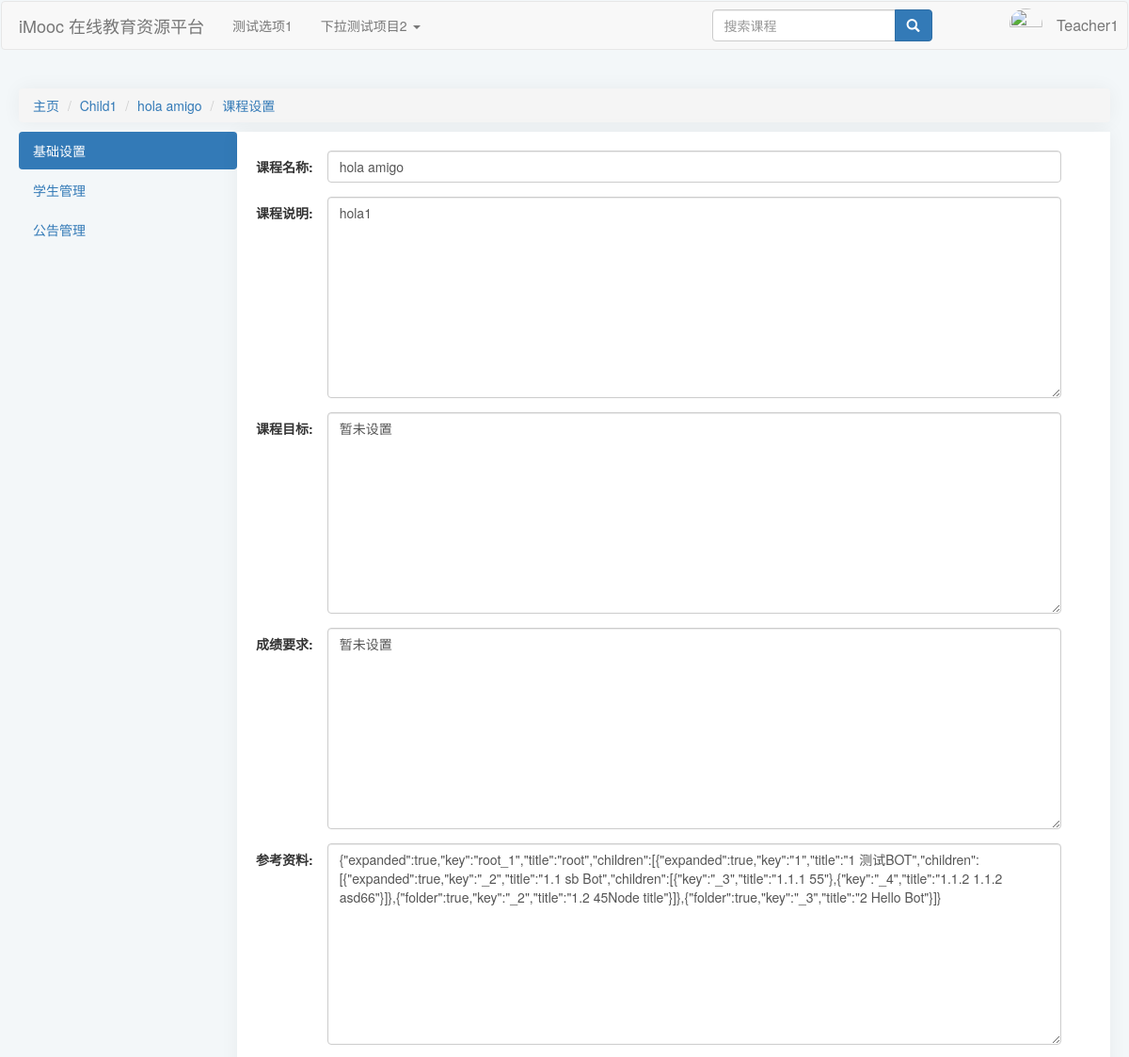
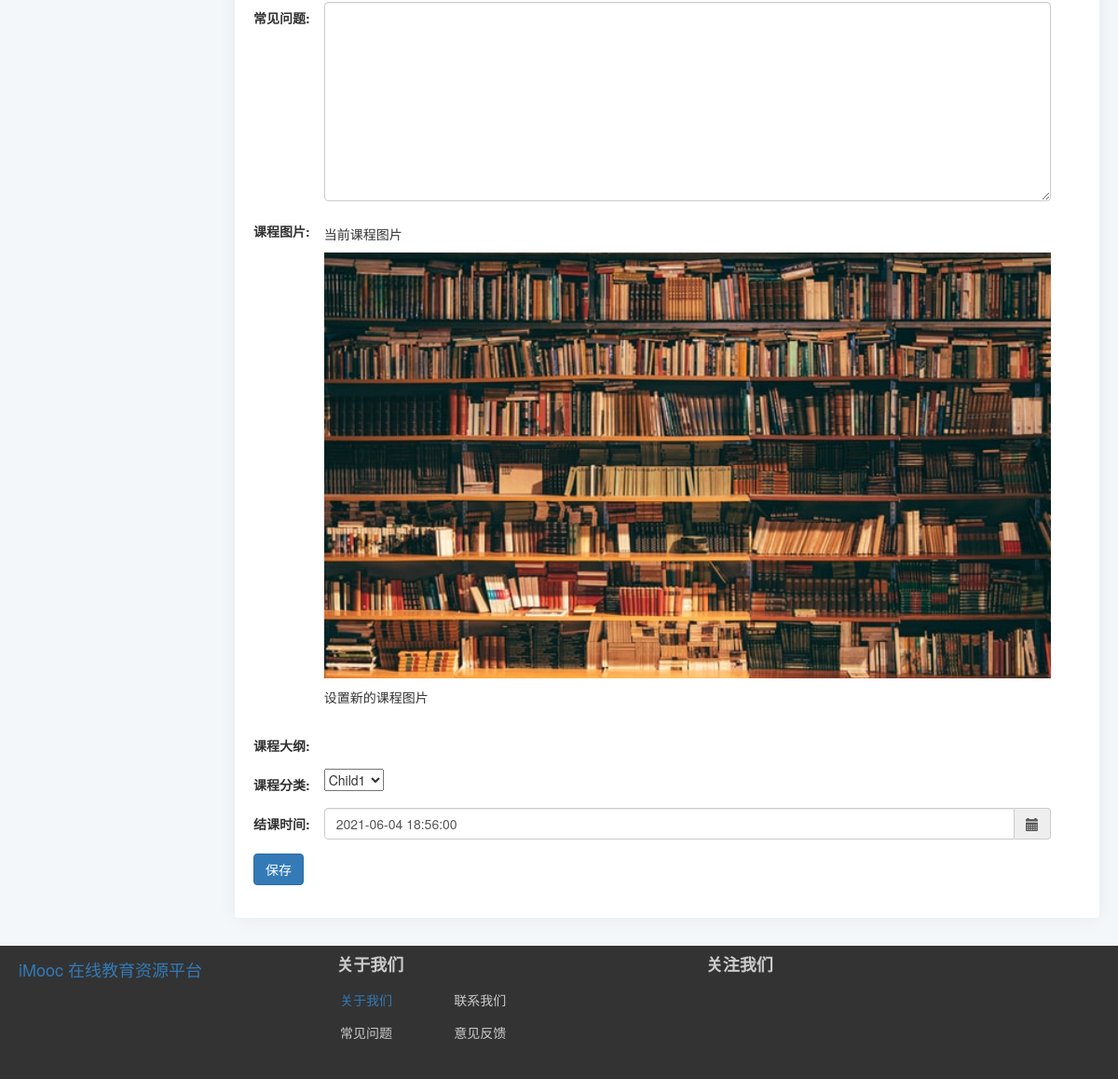
The app's page /course/3/Setting (signed in) with its own data (2 pictures, top to bottom).
### index/models.py (models this page shows, shortened)
class Users(models.Model):
    gender = (
        ("male", "男"),
        ("female", "女"),
        ("default", "保密"),
    )
    access = (
        ("banned", "封禁用户"),
        ("guest", "访客"),
        ("student", "学生"),
        ("teacher", "教师"),
    )
    profile_picture = models.ImageField(
        verbose_name="头像",
        null=True,
        upload_to="avatar",
        blank=True,
        default="avatar/default-profile-picture.jpg",
    )
    name = models.CharField(
        verbose_name="*用户名", max_length=128, unique=True, null=False
    )  # 昵称
    real_name = models.CharField(
        verbose_name="真实姓名", max_length=64, null=True, blank=True
    )  # 真实姓名
    password = models.CharField(
        verbose_name="*密码", max_length=256, editable=False
    )  # 密码
    email = models.EmailField(verbose_name="*电子邮箱", unique=True)  # 邮箱
    phone_number = models.CharField(
        verbose_name="手机号码", max_length=32, unique=True, null=True, blank=True
    )  # 手机号码
    access = models.CharField(
        verbose_name="*权限等级", max_length=16, choices=access, default="guest"
    )  # 权限级别
    selected_courses = models.ManyToManyField("Course", related_name="students")  # 已选课程
    sex = models.CharField(
        verbose_name="*性别", max_length=32, choices=gender, default="default"
    )  # 性别
    create_time = models.DateTimeField(verbose_name="账号创建时间", auto_now_add=True)  # 创建时间
    is_deleted = models.BooleanField(
        verbose_name="删除标记", default=False, editable=False
    )  # 删除标记
    class Meta:
        ordering = ["-create_time"]
        verbose_name = "用户"
        verbose_name_plural = "用户"

class CourseCategory(models.Model):
    CategoryID = models.AutoField(primary_key=True, verbose_name="分类编号")
    CategoryName = models.CharField(verbose_name="分类名", max_length=64)
    Is_Root = models.BooleanField(verbose_name="根分类", default=True, editable=False)
    DisplayOrder = models.PositiveIntegerField(verbose_name="显示顺序", default=1)
    ParentID = models.ForeignKey(
        "self",
        on_delete=models.CASCADE,
        limit_choices_to={"Is_Root": 1},
        null=True,
        blank=True,
    )
    def __str__(self) -> str:
        return self.CategoryName
    class Meta:
        ordering = ["-CategoryID"]
        verbose_name = "课程分类"
        verbose_name_plural = "课程分类"

class Course(models.Model):
    status = (
        ("1", "未开课"),
        ("2", "已开课"),
        ("3", "已结课"),
    )
    Course_Name = models.CharField(verbose_name="课程名称", max_length=64)
    Course_Teacher = models.ForeignKey(
        "Users",
        on_delete=models.CASCADE,
        limit_choices_to={"access": "teacher"},
        null=True,
        blank=True,
        related_name="teacher",
    )
    Course_Info = models.TextField(verbose_name="课程说明", default="暂未设置")
    Course_Goal = models.TextField(verbose_name="课程目标", default="暂未设置")
    Grade_Requirements = models.TextField(verbose_name="成绩要求", default="暂未设置")
    Reference = models.TextField(verbose_name="参考资料", default="暂未设置")
    QA = models.TextField(verbose_name="常见问题", null=True, blank=True, default="暂未设置")
    Course_Img = models.ImageField(
        verbose_name="课程图片",
        null=True,
        upload_to="Course_Img",
        blank=True,
        default="material/defaultCourseImage.jpg",
    )
    Stu_Count = models.PositiveIntegerField(verbose_name="选课人数", default=0)
    Course_Chapter = models.TextField(
        verbose_name="课程章节",
        null=True,
        blank=True,
        default='[{"title":"New Node","key":"1"}]',
    )
    Course_Category = models.ForeignKey(
        "CourseCategory",
        verbose_name="课程分类",
        on_delete=models.CASCADE,
        limit_choices_to={"Is_Root": 0},
        null=True,
        blank=True,
    )
    View_Count = models.PositiveIntegerField(verbose_name="访问人数", default=0)
    Status = models.CharField(
        verbose_name="课程状态", max_length=16, choices=status, default="1"
    )
    Starting_Time = models.DateTimeField(verbose_name="开课时间", auto_now_add=True)
    Ending_Time = models.DateTimeField(verbose_name="结课时间")
    class Meta:
        ordering = ["-Starting_Time"]
        verbose_name = "课程"
        verbose_name_plural = "课程"

### index/views.py (the view)
# urls.py: path("course/<int:courseid>/Setting", views.courseSetting, name="courseSetting"),
def courseSetting(request, courseid):
    if not VF.checkLogin(request):
        nextUrl = request.path
        request.session["next"] = nextUrl
        return redirect("/login?next=%s" % nextUrl)
    else:
        username = request.session["user_name"]
        user = models.Users.objects.get(name=username)
        if user.access != "teacher":
            return render(request, "index/courseSettingError.html")
        courseDetail, _, _ = VF.Get_Course(courseid)
        course = models.Course.objects.get(id=courseid)
        img = course.Course_Img
        if request.method == "POST":
            settingForm = forms.CourseSettingForm(
                request.POST, request.FILES, instance=course
            )
            if settingForm.is_valid():
                instance = settingForm.save(commit=False)
                instance.save()
                return HttpResponseRedirect(
                    reverse("index:courseSetting", args=(courseid,))
                )
        else:
            settingForm = forms.CourseSettingForm(instance=course)
    return render(request, "index/courseSettingInfo.html", locals())

### index/templates/index/courseSettingInfo.html (shortened to what this page needs)
{% extends 'index/courseSettingBase.html' %}
{% load static %}
    {% block extrastatic %}
    {{ block.super }}
    <link rel="stylesheet" type="text/css" href="{% static 'index/css/courseSettingInfo.css' %}">
    <link rel="stylesheet" type="text/css" href="{% static 'index/css/treeView.css' %}">
    <link rel="stylesheet" type="text/css" href="{% static 'fileinput/css/fileinput.css' %}">
    <link rel="stylesheet"
        href="https://cdnjs.cloudflare.com/ajax/libs/bootstrap-select/1.12.4/css/bootstrap-select.min.css">
    <link href="https://cdn.bootcss.com/bootstrap-datetimepicker/4.17.47/css/bootstrap-datetimepicker.min.css"
        rel="stylesheet">
    {% endblock %}
    {% block content %}
    <div>
        {{ block.super }}
        <div class="settingForm">
            <form action="Setting" method="POST" enctype="multipart/form-data" class="form-horizontal">
                <div class="form-group">
                    <div class="item form-Name">
                        <label for="{{settingForm.Course_Name.id_for_label}}"
                            class="control-label col-sm-2">课程名称:</label>
                        {{settingForm.Course_Name}}
                    </div>
                </div>
                <div class="form-group">
                    <div class="item form-Info">
                        <label for="{{settingForm.Course_Info.id_for_label}}"
                            class="control-label col-sm-2">课程说明:</label>
                        {{settingForm.Course_Info}}
                    </div>
                </div>
                <div class="form-group">
                    <div class="item form-Goal">
                        <label for="{{settingForm.Course_Goal.id_for_label}}"
                            class="control-label col-sm-2">课程目标:</label>
                        {{settingForm.Course_Goal}}
                    </div>
                </div>
                <div class="form-group">
                    <div class="item form-Grade">
                        <label for="{{settingForm.Grade_Requirements.id_for_label}}"
                            class="control-label col-sm-2">成绩要求:</label>
                        {{settingForm.Grade_Requirements}}
                    </div>
                </div>
                <div class="form-group">
                    <div class="item form-Refer">
                        <label for="{{settingForm.Reference.id_for_label}}" class="control-label col-sm-2">参考资料:</label>
                        {{settingForm.Reference}}
                    </div>
                </div>
                <div class="form-group">
                    <div class="item form-QA">
                        <label for="{{settingForm.QA.id_for_label}}" class="control-label col-sm-2">常见问题:</label>
                        {{settingForm.QA}}
                    </div>
                </div>
                <div class="form-group">
                    <div class="item form-Img">
                        <label for="Course_Img" class="control-label col-sm-2">课程图片:</label>
                        <div class="imgUpload">
                            <p>当前课程图片</p>
                            <img src="{{img.url}}">
                            <p>设置新的课程图片</p>
                        </div>
                    </div>
                </div>
                <div class="form-group">
                    <label for="Course_Category" class="control-label col-sm-2">课程大纲:</label>
                </div>
                <div class="form-group">
                    <div class="item form-Category">
                        <label for="{{settingForm.Course_Category.id_for_label}}"
                            class="control-label col-sm-2">课程分类:</label>
                        {{settingForm.Course_Category}}
                    </div>
                </div>
                <div class="form-group">
                    <div class="item form-ETime">
                        <label for="{{settingForm.Ending_Time.id_for_label}}"
                            class="control-label col-sm-2">结课时间:</label>
                        <div class='input-group date' id='datetimepicker1'>
                            {{settingForm.Ending_Time}}
                            <span class="input-group-addon">
                                <span class="glyphicon glyphicon-calendar"></span>
                            </span>
                        </div>
                    </div>
                </div>
                <div class="form-group">
                    <button type="submit" class="btn btn-primary">保存</button>
                </div>
            </form>
        </div>
    </div>
    {% endblock %}

### index/templates/index/courseSettingBase.html (shortened to what this page needs)
{% extends 'index/index.html' %}
{% load static %}
    {% block extrastatic %}
    <link rel="stylesheet" type="text/css" href="{% static 'index/css/courseSettingBase.css' %}">
    {% endblock %}
    {% block content %}
    <div>
        <ul class="breadcrumb">
            <li><a href="/index/">主页</a></li>
            <li><a href="#">{{courseDetail.Course_Category}}</a></li>
            <li><a href="{% url 'index:courseInfo' courseid %}">{{courseDetail.Course_Name}}
                </a>
            </li>
            <li class="active"><a href="{% url 'index:courseSetting' courseid %}">课程设置
                </a>
            </li>
        </ul>
    </div>
    <div class="navSideBar">
        <ul class="nav nav-pills nav-stacked">
            <li role="basicInfo"><a href="{% url 'index:courseSetting' courseid %}">基础设置</a></li>
            <li role="studentManagement"><a href="{% url 'index:studentSetting' courseid %}">学生管理</a></li>
            <li role="annoucementManage"><a href="{% url 'index:announcementSetting' courseid %}">公告管理</a></li>
        </ul>
    </div>
    {% endblock %}

### index/templates/index/index.html (shortened to what this page needs)
{% load static %}
<!DOCTYPE html>
<html class="widthauto">
<head>
	<link rel="stylesheet" href="https://cdn.staticfile.org/twitter-bootstrap/3.3.7/css/bootstrap.min.css">
	<link rel="stylesheet" type="text/css" href="{% static 'index/css/index.css' %}">
	{% block extrastatic %}
	{% endblock %}
</head>
<body>
	<div class="navbar head">
		<nav class="navbar navbar-default" role="navigation">
			<div class="container-fluid">
				<div class="navbar-header">
					<a class="navbar-brand" href="/index">iMooc 在线教育资源平台</a>
				</div>
				<div>
					<ul class="nav navbar-nav">
						<li><a href="#">测试选项1</a></li>
						<li class="dropdown">
							<a href="#" class="dropdown-toggle" data-toggle="dropdown">
								下拉测试项目2
								<b class="caret"></b>
							</a>
						</li>
					</ul>
					<div class="nav-right-part">
						<div class="nav-right-search navbar-left" id="nav-right-search">
							<form class="navbar-form" role="form">
								<div class="form-group">
									<div class="input-group">
										<input type="text" class="form-control visible-lg-block visible-md-block"
											placeholder="搜索课程">
										<span class="input-group-btn">
											<button class="btn btn-primary glyphicon glyphicon-search" type="button"
												id="search-btn"></button>
										</span>
									</div>
								</div>
							</form>
						</div>
						<div class="nav-right-login navbar-right" id="nav-right-login">
							{% if request.session.is_login == True %}
							<ul class="nav navbar-nav">
								<li class="dropdown user-dropdown">
									<a href="#" id="user-info" class="dropdown-toggle" data-toggle="dropdown"
										data-hover="dropdown" data-delay="100">
										<span class="user-name">
											{{ request.session.user_name }}
										</span>
										<span class="user-avatar">
											<img class="img-circle img-responsive dropdown"
												src="{{ request.session.avatar }}" alt="" width="35" height="33"
												id="avatar" />
										</span>
									</a>
								</li>
							</ul>
							{% else %}
							<ul class="nav navbar-nav">
								<li><a href="/login"><span class="glyphicon glyphicon-log-in"></span> 登录</a></li>
								<li><a href="/register"><span class="glyphicon glyphicon-user"></span> 注册</a></li>
							</ul>
							{% endif %}
						</div>
					</div>
				</div>
			</div>
		</nav>
	</div>
	<div class="container-fluid">
		{% block content %}
		{% endblock %}
	</div>
	<div class="infobar footer">
		<div id="footer">
			<div class="footer-logo">
				<a class="navbar-brand" href="/index">iMooc 在线教育资源平台</a>
			</div>
			<div class="footer-about col-lg-4 col-lg-offset-1">
				<h4 class="col-lg-12"><strong>关于我们</strong></h4>
				<h5 class="col-lg-4"><a href="/aboutus/">&nbsp;关于我们</a></h5>
				<h5 class="col-lg-5">&nbsp;联系我们</h5>
				<h5 class="col-lg-4">&nbsp;常见问题</h5>
				<h5 class="col-lg-5">&nbsp;意见反馈</h5>
			</div>
			<div class="footer-follow col-lg-offset-0 col-lg-2">
				<h4 class="col-lg-12 col-lg-offset-0"><strong>关注我们</strong></h4>
			</div>
		</div>
	</div>
</body>
</html>

### records on screen
Users: session.user_name "Teacher1"
CourseCategory: Course_Category "Child1"
Course: Course_Name "hola amigo", Course_Info "hola1", Course_Goal "暂未设置", Grade_Requirements "暂未设置", Reference "{\"expanded\":true,\"key\":\"root_1\",\"title\":\"root\",\"children\":[{\"expanded\":true,\"key\":\"1\",\"title\":\"1 测试BOT\",\"children\":[{\"expanded\":true,\"key\":\"_2\",\"title\":\"1.1 sb Bot\",\"children\":[{\"key\":\"_3\",\"title\":\"1.1.1 55\"},{\"key\":\"_4\",\"title\":\"1.1.2 1.1.2 asd66\"}]},{\"folder\":true,\"key\":\"_2\",\"title\":\"1.2 45Node title\"}]},{\"folder\":true,\"key\":\"_3\",\"title\":\"2 Hello Bot\"}]}", Course_Category "Child1", Ending_Time "2021-06-04 18:56:00"
